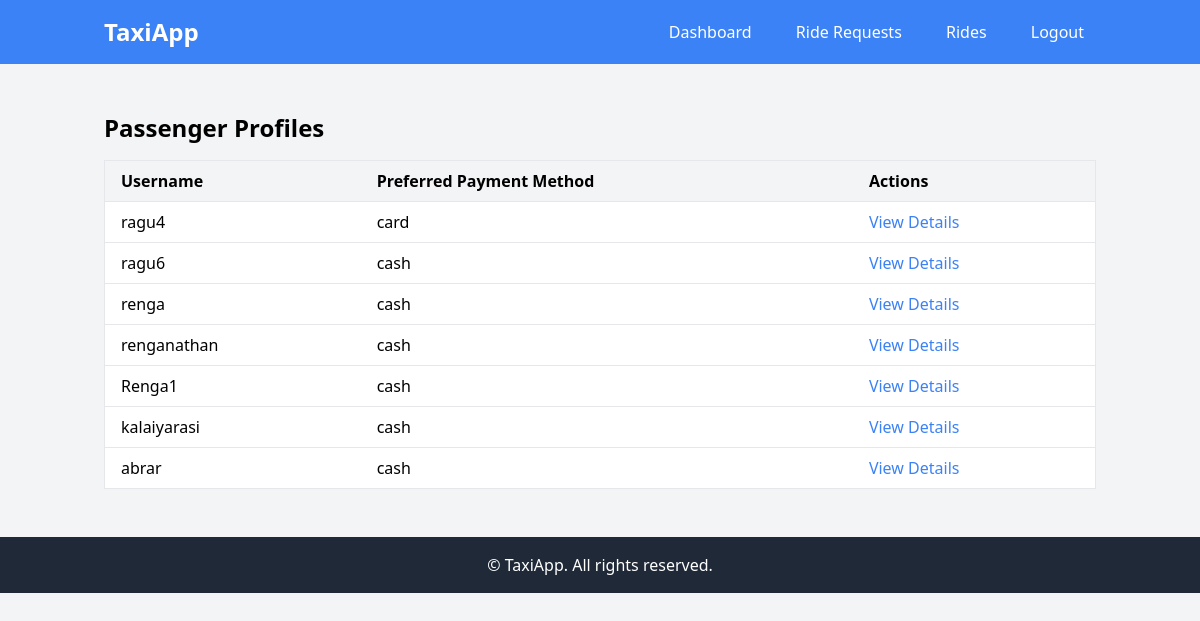
Screenshot of /profiles/passenger/ (signed in) with the database file from the repository.
### taxi_app/models.py (models this page shows, shortened)
class PassengerProfile(models.Model):
    user = models.OneToOneField(User, on_delete=models.CASCADE)
    preferred_payment_method = models.CharField(max_length=20, choices=[('cash', 'Cash'), ('card', 'Card')], default='cash')

class User(AbstractUser):
    phone_number = models.CharField(max_length=15, blank=True, null=True)
    profile_picture = models.ImageField(upload_to='profiles/', blank=True, null=True)
    is_driver = models.BooleanField(default=False)
    is_passenger = models.BooleanField(default=False)
    groups = models.ManyToManyField(
        Group,
        related_name='taxi_app_user_set',  # Updated related_name
        blank=True,
        help_text='The groups this user belongs to.',
        verbose_name='groups',
    )
    user_permissions = models.ManyToManyField(
        Permission,
        related_name='taxi_app_user_set',  # Updated related_name
        blank=True,
        help_text='Specific permissions for this user.',
        verbose_name='user permissions',
    )

### taxi_app/views.py (the view)
# urls.py: path('profiles/passenger/', PassengerProfileListView.as_view(), name='passenger-profile-list'),
class PassengerProfileListView(LoginRequiredMixin, ListView):
    model = PassengerProfile
    template_name = 'profiles/passenger_profile_list.html'
    context_object_name = 'passenger_profiles'
    paginate_by = 10  # Adjust the number of items per page as needed
    def get_queryset(self):
        return PassengerProfile.objects.all()

### templates/profiles/passenger_profile_list.html (shortened to what this page needs)
{% extends 'base.html' %}
{% block content %}
<div class="container mx-auto mt-8">
    <h1 class="text-2xl font-semibold mb-4">Passenger Profiles</h1>
    <table class="min-w-full bg-white border border-gray-200">
        <thead>
            <tr class="w-full bg-gray-100 border-b border-gray-200">
                <th class="py-2 px-4 text-left">Username</th>
                <th class="py-2 px-4 text-left">Preferred Payment Method</th>
                <th class="py-2 px-4 text-left">Actions</th>
            </tr>
        </thead>
        <tbody>
            {% for profile in passenger_profiles %}
            <tr>
                <td class="py-2 px-4 border-b border-gray-200">{{ profile.user.username }}</td>
                <td class="py-2 px-4 border-b border-gray-200">{{ profile.preferred_payment_method }}</td>
                <td class="py-2 px-4 border-b border-gray-200">
                    <a href="{% url 'passenger-profile-detail' profile.id %}" class="text-blue-500 hover:underline">View Details</a>
                </td>
            </tr>
            {% empty %}
            <tr>
                <td colspan="3" class="py-2 px-4 border-b border-gray-200 text-center">No profiles available.</td>
            </tr>
            {% endfor %}
        </tbody>
    </table>
</div>
{% endblock %}

### templates/base.html (shortened to what this page needs)
<!DOCTYPE html>
<html lang="en">
<head>
    <link href="https://cdn.jsdelivr.net/npm/tailwindcss@2.2.19/dist/tailwind.min.css" rel="stylesheet">
</head>
<body class="bg-gray-100 font-sans leading-normal tracking-normal">
    <header class="bg-blue-500 text-white">
        <nav class="container mx-auto flex items-center justify-between p-4">
            <div>
                <a href="{% url 'dashboard' %}" class="text-2xl font-bold">TaxiApp</a>
            </div>
            <div class="space-x-4">
                <a href="{% url 'dashboard' %}" class="hover:bg-blue-700 px-3 py-2 rounded">Dashboard</a>
                <a href="{% url 'ride-request-list' %}" class="hover:bg-blue-700 px-3 py-2 rounded">Ride Requests</a>
                <a href="{% url 'ride-list' %}" class="hover:bg-blue-700 px-3 py-2 rounded">Rides</a>
                {% if user.is_authenticated %}
                    <a href="{% url 'logout' %}" class="hover:bg-blue-700 px-3 py-2 rounded">Logout</a>
                {% endif %}
            </div>
        </nav>
    </header>
    <main class="container mx-auto p-4">
        {% block content %}{% endblock %}
    </main>
    <footer class="bg-gray-800 text-white text-center p-4 mt-4">
        <p>&copy; {{ current_year }} TaxiApp. All rights reserved.</p>
    </footer>
</body>
</html>

### rows the page displays
PassengerProfile: user.username "ragu4", preferred_payment_method "card"
PassengerProfile: user.username "ragu6", preferred_payment_method "cash"
PassengerProfile: user.username "renga", preferred_payment_method "cash"
PassengerProfile: user.username "renganathan", preferred_payment_method "cash"
PassengerProfile: user.username "Renga1", preferred_payment_method "cash"
PassengerProfile: user.username "kalaiyarasi", preferred_payment_method "cash"
PassengerProfile: user.username "abrar", preferred_payment_method "cash"
